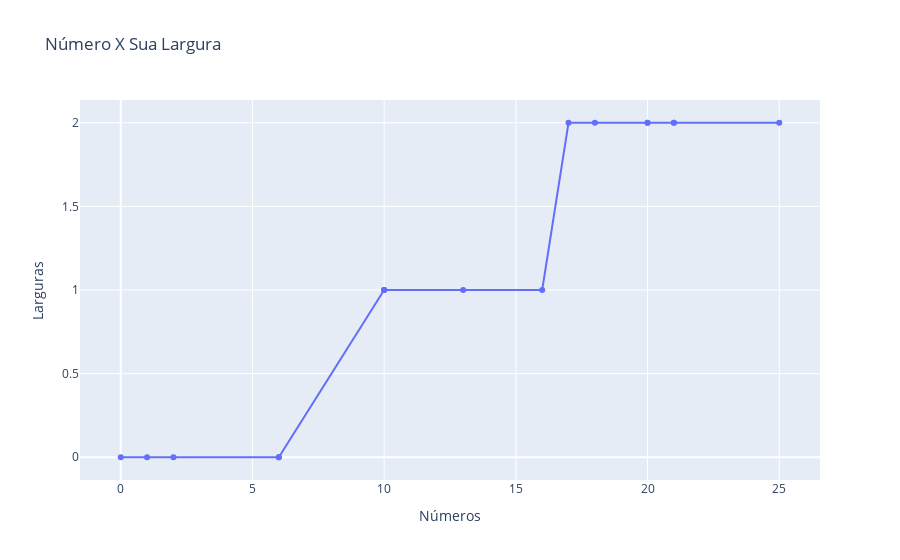

Notebook source saved alongside this figure:
### Markdown cell above
# Exercício 22
Discretizar atributo numérico que possui os valores abaixo em 3 intervalos

n = [0,1,2,6,6,10,10,10,13,16,17,18,20,20,21,21,25]

Usar 
- larguras iguais
- frequências iguais
- inspeção visual

### Code cell
from sklearn.preprocessing import KBinsDiscretizer
from sklearn.preprocessing import MinMaxScaler, StandardScaler
import numpy as np
import matplotlib.pyplot as plt
import pandas as pd
import plotly.express as px

data = [0,1,2,6,6,10,10,10,13,16,17,18,20,20,21,21,25]
df = pd.DataFrame({'numero': data})
discretizer = KBinsDiscretizer(n_bins= 3, encode='ordinal', strategy='uniform')

data_discretized = discretizer.fit_transform(np.array(data).reshape(-1, 1))
df['largura'] = data_discretized
df

px.line(df, x='numero', y='largura', title='Número X Sua Largura', markers=True, labels={
  'numero': 'Números',
  'largura': 'Larguras'
})

### Figure 1 — Plotly figure (JSON) as saved in the notebook; plotly's stock layout.template omitted (floating-point values rounded to 4 significant figures)
{"data": [{"hovertemplate": "Números=%{x}<br>Larguras=%{y}<extra></extra>", "legendgroup": "", "line": {"color": "#636efa", "dash": "solid"}, "marker": {"symbol": "circle"}, "mode": "lines+markers", "name": "", "orientation": "v", "showlegend": false, "type": "scatter", "x": [0, 1, 2, 6, 6, 10, 10, 10, 13, 16, 17, 18, 20, 20, 21, 21, 25], "xaxis": "x", "y": [0, 0, 0, 0, 0, 1, 1, 1, 1, 1, 2, 2, 2, 2, 2, 2, 2], "yaxis": "y"}], "layout": {"legend": {"tracegroupgap": 0}, "title": {"text": "Número X Sua Largura"}, "xaxis": {"anchor": "y", "domain": [0, 1], "title": {"text": "Números"}}, "yaxis": {"anchor": "x", "domain": [0, 1], "title": {"text": "Larguras"}}}}
